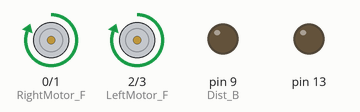
The sketch below on a simulated Arduino Uno, built with avr-gcc and run on an emulated ATmega328P. Shown: motor-driver pin pairs drawn as motors (green arrow = first pin HIGH = forward, orange = second pin HIGH = backward, longer = more drive), output pins drawn as LEDs (lit = HIGH).

Above: at 0.1 s.
At 9.3 s:
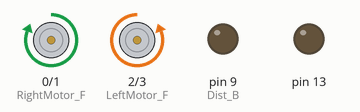
At 14.4 s:
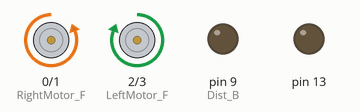
At 22.6 s:
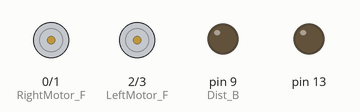
Timing chart, 0 to 24.1 s (numbered marks = the images above):
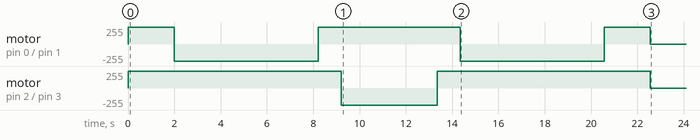

The sketch:

Machine_M.ino
```cpp
const int LeftMotor_F = 2;
const int LeftMotor_B = 3;
const int RightMotor_F = 0;
const int RightMotor_B = 1;

const int Dist_A = 8;
const int Dist_B = 9;

const int FORWARD = 0;
const int BACK = 1;
const int LEFT = 2;
const int RIGHT = 3;
const int NONE = 4;

int curDirection = 4;

void setup()
{
  pinMode(Dist_A,INPUT);
  pinMode(Dist_B,OUTPUT);

  pinMode(LeftMotor_F,OUTPUT);
  pinMode(RightMotor_F,OUTPUT);
  pinMode(LeftMotor_B,OUTPUT);
  pinMode(RightMotor_B,OUTPUT);
  pinMode(13,OUTPUT);

  randomSeed(analogRead(0));
}

void loop()
{
  // Reference:
  //
  // Go(FORWARD) - вперед
  // Go(BACK) - назад
  // Go(LEFT) - вліво
  // Go(RIGHT) - вправо
  //
  // getDistance(portA,portB) - отримати відстань до предмету в сантиметрах
  //             portA - порт A датчика
  //                   portB - порт B датчика

  goDistance(FORWARD,20.0);
  rotateDeg(135);
  goDistance(FORWARD,10.0);
  rotateDeg(-90);
  goDistance(FORWARD,10.0);
  rotateDeg(135);
  goDistance(FORWARD,20.0);

  delay(60000);
}

void Go(int Direction)
{
  if (curDirection == Direction) return;

  digitalWrite(LeftMotor_F,LOW);
  digitalWrite(LeftMotor_B,LOW);
  digitalWrite(RightMotor_F,LOW);
  digitalWrite(RightMotor_B,LOW);

  switch (Direction)
  {
  case FORWARD:
    digitalWrite(LeftMotor_F,HIGH);
    digitalWrite(RightMotor_F,HIGH);
    break;
  case BACK:
    digitalWrite(LeftMotor_B,HIGH);
    digitalWrite(RightMotor_B,HIGH);
    break;
  case LEFT:
    digitalWrite(LeftMotor_B,HIGH);
    digitalWrite(RightMotor_F,HIGH);
    break;
  case RIGHT:
    digitalWrite(LeftMotor_F,HIGH);
    digitalWrite(RightMotor_B,HIGH);
    break;
  }

  curDirection = Direction;
}


int getDistance(int portA,int portB)
{
  digitalWrite(portB,HIGH);
  delayMicroseconds(10);
  digitalWrite(portB,LOW);

  return pulseIn(portA,HIGH) / 58;
}


void rotateDeg(int deg)
{
  if (deg > 0)
  {
    Go(RIGHT);
  }
  else if (deg < 0)
  {
    Go(LEFT);
  }

  delay(abs(deg) * 46);
  Go(NONE);
}

void goDistance(int Direction,float Distance)
{
  if ((Direction != FORWARD) && (Direction != BACK)) return;

  Go(Direction);
  delay(Distance * 100);
  Go(NONE);
}
```

Measured:
- by itself, motor on pin 2 (LeftMotor_F) / pin 3 (LeftMotor_B): stopped → forward 255/255 at 0.00 s, → backward 255/255 9.2 s later, → forward 255/255 4.1 s later, → stopped 9.2 s later
- by itself, motor on pin 0 (RightMotor_F) / pin 1 (RightMotor_B): stopped → forward 255/255 at 0.00 s, → backward 255/255 2.0 s later, → forward 255/255 6.2 s later, → backward 255/255 6.1 s later, … (6 changes in this stretch)
